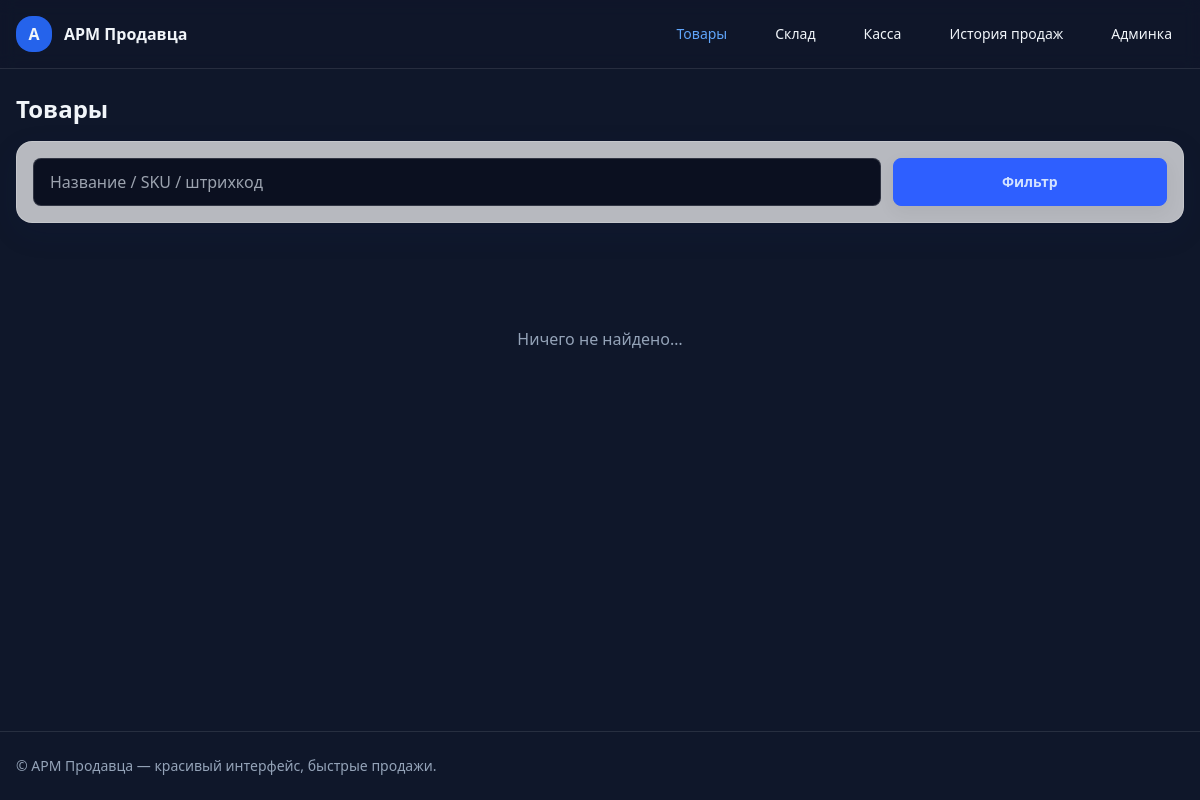
The app's page /, older data.
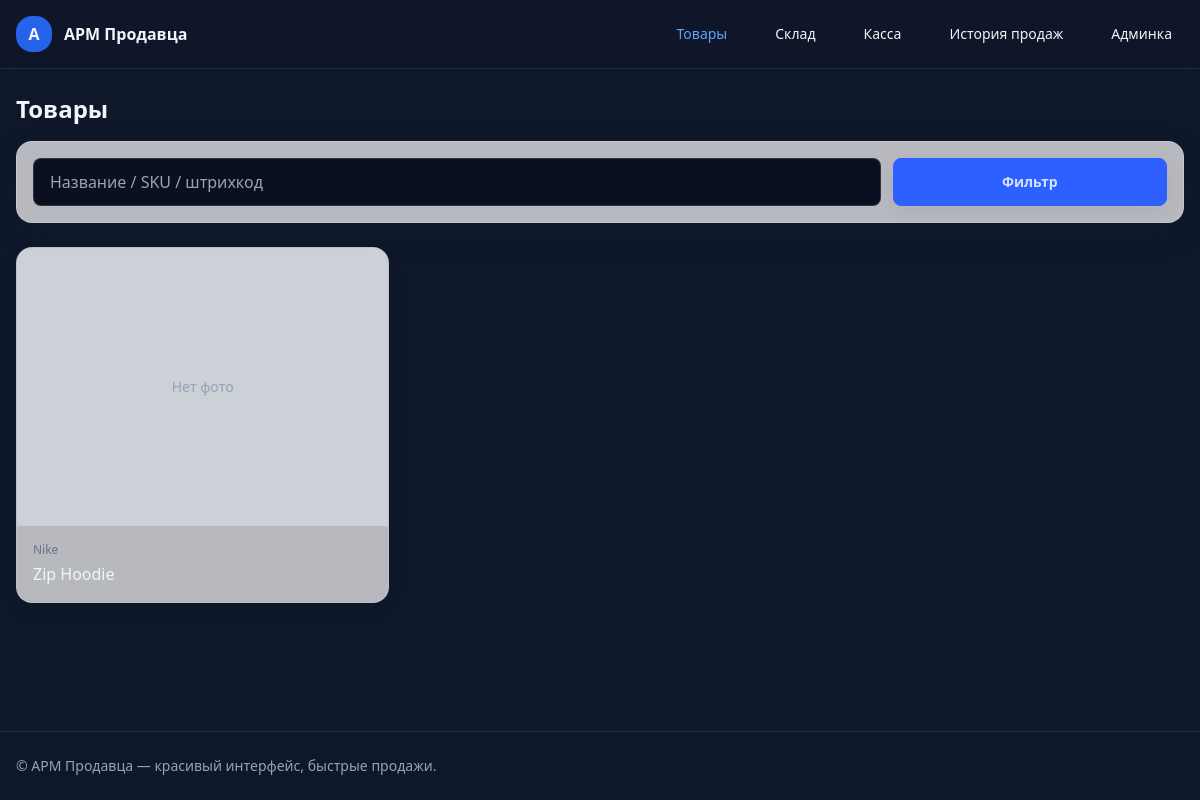
The same page, newer data.
### catalog/models.py (models this page shows, shortened)
class Product(models.Model):
    name = models.CharField('Название', max_length=255)
    brand = models.ForeignKey(Brand, null=True, blank=True, on_delete=models.SET_NULL, verbose_name='Бренд')
    category = models.ForeignKey(
        Category, null=True, blank=True, on_delete=models.SET_NULL, verbose_name='Категория'
    )
    description = models.TextField('Описание', blank=True)
    class Meta:
        verbose_name = 'Товар'
        verbose_name_plural = 'Товары'
        ordering = ['name']

class Brand(models.Model):
    name = models.CharField('Бренд', max_length=120, unique=True)
    class Meta:
        verbose_name = 'Бренд'
        verbose_name_plural = 'Бренды'
        ordering = ['name']

### catalog/views.py (the view)
# urls.py: path("", views.product_list, name="product_list"),
def product_list(request):
    products = (
        Product.objects
        .select_related('brand', 'category')
        .prefetch_related('images')
    )
    return render(request, 'catalog/product_list.html', {
        'products': products,
        'page_name': 'products',
    })

### templates/catalog/product_list.html (shortened to what this page needs)
{% extends "base.html" %}
{% load static %}
{% block content %}
{% with page_name="products" %}
<h1 class="text-2xl font-semibold mb-4">Товары</h1>
<form method="get" class="card-glass p-4 mb-6 animate-up">
  <div class="grid grid-cols-12 gap-3">
    <div class="col-span-12 md:col-span-9">
      <input
        type="text"
        name="q"
        value="{{ request.GET.q }}"
        class="input input-bordered w-full"
        placeholder="Название / SKU / штрихкод">
    </div>
    <div class="col-span-12 md:col-span-3">
      <button class="btn-brand w-full h-12">Фильтр</button>
    </div>
  </div>
</form>
<div class="grid grid-cols-1 sm:grid-cols-2 lg:grid-cols-3 xl:grid-cols-4 gap-6">
  {% for p in products %}
    {% with imgs=p.images.all %}
    <article class="group rounded-2xl border border-white/10 bg-white/70 dark:bg-white/5 backdrop-blur shadow-soft hover:shadow-lg hover:-translate-y-[2px] transition overflow-hidden">
      <a href="{% url 'admin:catalog_product_change' p.id %}" class="block">
        <div class="relative aspect-[4/3] bg-slate-200/50 dark:bg-slate-800/40">
          {% if imgs|length and imgs.0.image %}
            <img
              src="{{ imgs.0.image.url }}"
              alt="{{ p.name }}"
              class="absolute inset-0 w-full h-full object-cover transition-opacity duration-300 opacity-100 group-hover:opacity-90">
          {% else %}
            <div class="absolute inset-0 flex items-center justify-center text-slate-400 text-sm">
              Нет фото
            </div>
          {% endif %}
        </div>
        <div class="p-4">
          {% if p.brand %}
            <div class="text-xs text-slate-500">{{ p.brand.name }}</div>
          {% endif %}
          <div class="font-medium mt-1 line-clamp-2">{{ p.name }}</div>
        </div>
      </a>
    </article>
    {% endwith %}
  {% empty %}
    <div class="col-span-12 text-center text-slate-400 py-20">
      Ничего не найдено…
    </div>
  {% endfor %}
</div>
{% endwith %}
{% endblock %}

Row changes from the older to the newer data that the page shows:
added Product: brand.name "Nike", name "Zip Hoodie"
Text that changed along with them:
text no longer shown: "Ничего не найдено…"
